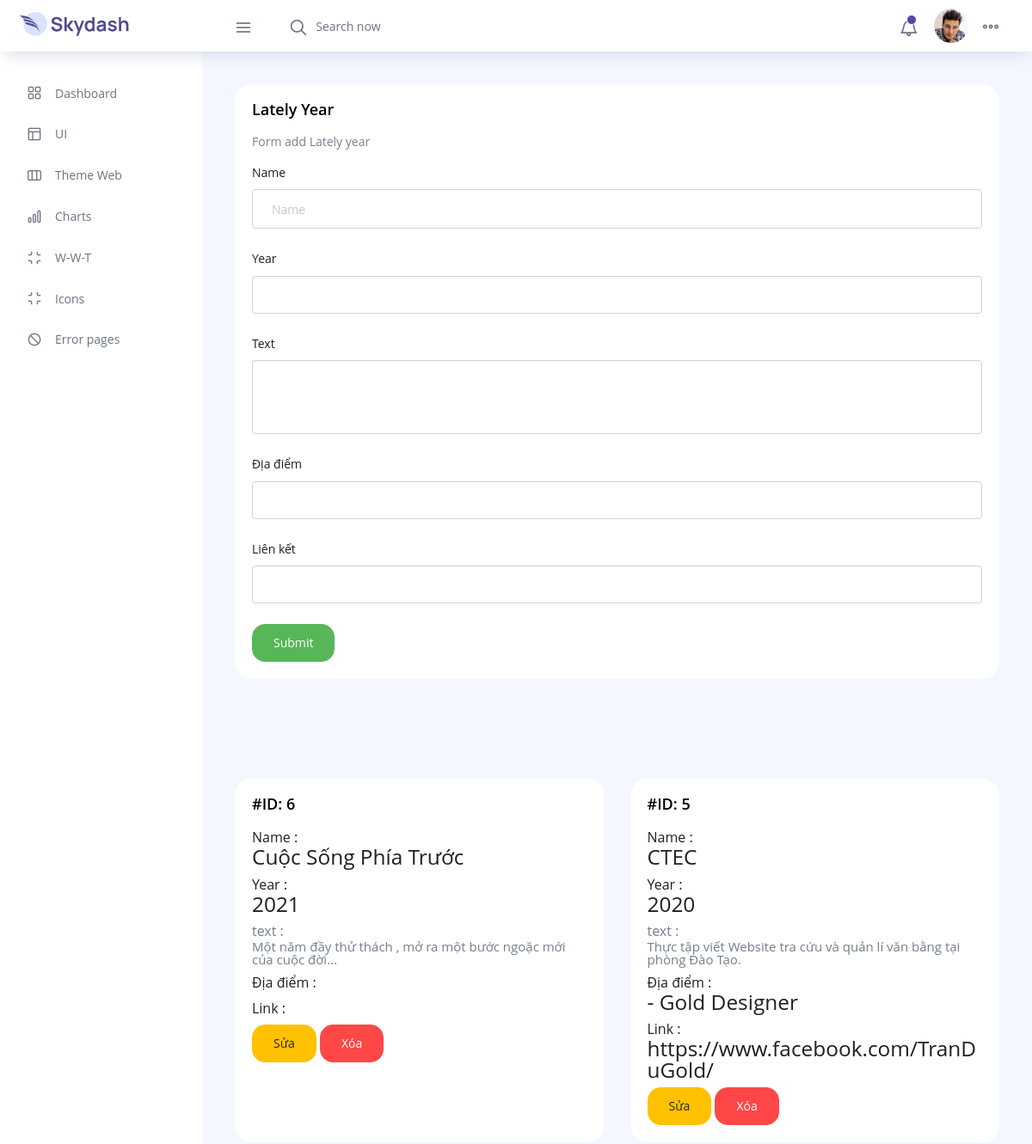
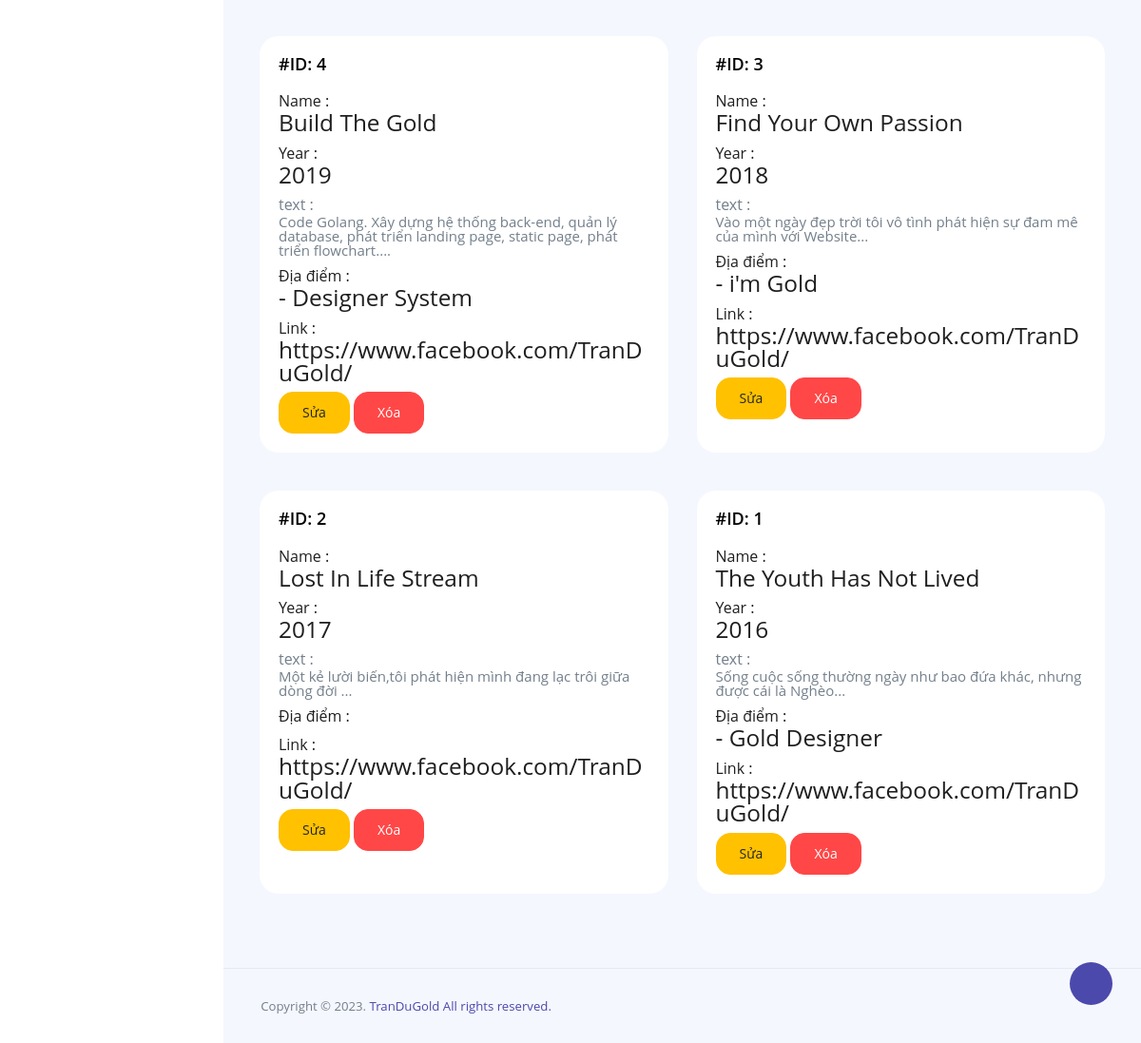
The page /kimngoc/pages/What-went-through/admin-time.php (signed in) on the database its author committed (2 pictures, top to bottom).
### tables this page shows
CREATE TABLE `noidung` (
  `id` int(100) NOT NULL,
  `name` varchar(300) NOT NULL,
  `nam` text NOT NULL,
  `text` text DEFAULT NULL,
  `namelink` varchar(100) DEFAULT NULL,
  `link` text DEFAULT NULL
);

### kimngoc/pages/What-went-through/admin-time.php (the view, shortened to what this page needs)
<!DOCTYPE html>
<html lang="en">
<head>
    <link rel="stylesheet" href="../../vendors/feather/feather.css">
    <link rel="stylesheet" href="../../vendors/ti-icons/css/themify-icons.css">
    <link rel="stylesheet" href="../../vendors/css/vendor.bundle.base.css">
    <link rel="stylesheet" href="../../vendors/select2/select2.min.css">
    <link rel="stylesheet" href="../../vendors/select2-bootstrap-theme/select2-bootstrap.min.css">
    <link rel="stylesheet" href="../../css/vertical-layout-light/style.css">
    <link href="https://cdn.jsdelivr.net/npm/sweetalert2@11.7.12/dist/sweetalert2.min.css" rel="stylesheet">
    <link rel="stylesheet" href="../../../sweetalert2/dist/sweetalert2.min.css">
</head>
<?php
include '../../../components/connect.php';
?>
<body>
    <div class="container-scroller">
        <?php include '../top-admin.php'; ?>
        <?php include '../todo-admin.php'; ?>
        <?php include '../menu-admin.php'; ?>
        <div class="main-panel">
            <div class="content-wrapper">
                <div class="row">
                    <div class="col-12 grid-margin stretch-card">
                        <div class="card">
                            <div class="card-body">
                                <h4 class="card-title">Lately year</h4>
                                <p class="card-description">
                                    Form add Lately year
                                </p>
                                <form action="" method="POST" class="forms-sample" enctype="multipart/form-data">
                                    <div class="form-group">
                                        <label for="exampleInputName1">Name</label>
                                        <input type="text" class="form-control" id="exampleInputName1" name="name"
                                            placeholder="Name">
                                    </div>
                                    <div class="form-group">
                                        <label for="exampleTextarea1">Year</label>
                                        <textarea class="form-control" id="exampleTextarea1" name="nam"
                                            rows="1"></textarea>
                                    </div>
                                    <div class="form-group">
                                        <label for="exampleTextarea1">Text</label>
                                        <textarea class="form-control" id="exampleTextarea1" name="text"
                                            rows="4"></textarea>
                                    </div>
                                    <div class="form-group">
                                        <label for="exampleTextarea1">Địa điểm</label>
                                        <textarea class="form-control" id="exampleTextarea1" name="namelink"
                                            rows="1"></textarea>
                                    </div>
                                    <div class="form-group">
                                        <label for="exampleTextarea1">Liên kết</label>
                                        <textarea class="form-control" id="exampleTextarea1" name="link"
                                            rows="1"></textarea>
                                    </div>
                                    <button type="submit" class="btn btn-success mr-2" name="add_time">Submit</button>
                                </form>
                            </div>
                        </div>
                    </div>
                </div>
            </div>
            <div class="content-wrapper">
                <div class="row">
                    <?php
                    $show_noidung = $conn->prepare("SELECT * FROM `noidung` ORDER BY id DESC");
                    $show_noidung->execute();
                    if ($show_noidung->rowCount() > 0) {
                        while ($fetch_noidung = $show_noidung->fetch(PDO::FETCH_ASSOC)) {
                            ?>
                            <div class="col-md-6 grid-margin stretch-card">
                                <div class="card">
                                    <div class="card-body">
                                        <h4 class="card-title">#ID:
                                            <?= $fetch_noidung['id']; ?>
                                        </h4>
                                        <div class="">
                                            <div class="name">Name :<h3>
                                                    <?= $fetch_noidung['name']; ?>
                                                </h3>
                                            </div>
                                            <div class="name">Year :<h3>
                                                    <?= $fetch_noidung['nam']; ?>
                                                </h3>
                                            </div>
                                            <div class="text-muted">text :<h6>
                                                    <?= $fetch_noidung['text']; ?>
                                                </h6>
                                            </div>
                                            <div class="name">Địa điểm :<h3>
                                                    <?= $fetch_noidung['namelink']; ?>
                                                </h3>
                                            </div>
                                            <div class="name">Link :<h3>
                                                    <?= $fetch_noidung['link']; ?>
                                                </h3>
                                            </div>
                                            <div class="flex-btn">
                                                <a href="admin-update-time?update=<?= $fetch_noidung['id']; ?>"
                                                    class="btn btn-warning">Sửa</a>
                                                <a href="admin-time?delete=<?= $fetch_noidung['id']; ?>"
                                                    class="btn btn-danger" onclick="return confirm('Xóa chứ?');">Xóa</a>
                                            </div>
                                        </div>
                                    </div>
                                </div>
                            </div>
                            <?php
                        }
                    } else {
                        echo '<p class="empty">Chưa có nội dung được thêm vào!</p>';
                    }
                    ?>
                </div>
            </div>
            <?php include '../footer.php'; ?>
        </div>
    </div>
    </div>
</body>
</html>

### kimngoc/pages/top-admin.php (shortened to what this page needs)
<nav class="navbar col-lg-12 col-12 p-0 fixed-top d-flex flex-row">
  <div class="text-center navbar-brand-wrapper d-flex align-items-center justify-content-center">
    <a class="navbar-brand brand-logo mr-5" href="../../dashboard"><img src="../../images/logo.svg" class="mr-2"
        alt="logo" /></a>
  </div>
  <div class="navbar-menu-wrapper d-flex align-items-center justify-content-end">
    <button class="navbar-toggler navbar-toggler align-self-center" type="button" data-toggle="minimize">
      <span class="icon-menu"></span>
    </button>
    <ul class="navbar-nav mr-lg-2">
      <li class="nav-item nav-search d-none d-lg-block">
        <div class="input-group">
          <div class="input-group-prepend hover-cursor" id="navbar-search-icon">
            <span class="input-group-text" id="search">
              <i class="icon-search"></i>
            </span>
          </div>
          <input type="text" class="form-control" id="navbar-search-input" placeholder="Search now" aria-label="search"
            aria-describedby="search">
        </div>
      </li>
    </ul>
    <ul class="navbar-nav navbar-nav-right">
      <li class="nav-item dropdown">
        <a class="nav-link count-indicator dropdown-toggle" id="notificationDropdown" href="#" data-toggle="dropdown">
          <i class="icon-bell mx-0"></i>
          <span class="count"></span>
        </a>
      </li>
      <li class="nav-item nav-profile dropdown">
        <a class="nav-link dropdown-toggle" href="#" data-toggle="dropdown" id="profileDropdown">
          <img src="../../images/faces/face28.jpg" alt="profile" />
        </a>
      </li>
      <li class="nav-item nav-settings d-none d-lg-flex">
        <a class="nav-link" href="#">
          <i class="icon-ellipsis"></i>
        </a>
      </li>
    </ul>
  </div>
</nav>

### kimngoc/pages/todo-admin.php (shortened to what this page needs)
<div class="container-fluid page-body-wrapper">
      <div class="theme-setting-wrapper">
        <div id="settings-trigger"><i class="ti-settings"></i></div>
      </div>

### kimngoc/pages/menu-admin.php (shortened to what this page needs)
<nav class="sidebar sidebar-offcanvas" id="sidebar">
  <ul class="nav">
    <li class="nav-item">
      <a class="nav-link" href="../../dashboard">
        <i class="icon-grid menu-icon"></i>
        <span class="menu-title">Dashboard</span>
      </a>
    </li>
    <li class="nav-item">
      <a class="nav-link" data-toggle="collapse" href="#ui-basic" aria-expanded="false" aria-controls="ui-basic">
        <i class="icon-layout menu-icon"></i>
        <span class="menu-title">UI</span>
        <i class="menu-arrow"></i>
      </a>
    </li>
    <li class="nav-item">
      <a class="nav-link" data-toggle="collapse" href="#form-elements" aria-expanded="false"
        aria-controls="form-elements">
        <i class="icon-columns menu-icon"></i>
        <span class="menu-title">Theme Web</span>
        <i class="menu-arrow"></i>
      </a>
    </li>
    <li class="nav-item">
      <a class="nav-link" data-toggle="collapse" href="#charts" aria-expanded="false" aria-controls="charts">
        <i class="icon-bar-graph menu-icon"></i>
        <span class="menu-title">Charts</span>
        <i class="menu-arrow"></i>
      </a>
    </li>
    <li class="nav-item">
      <a class="nav-link" data-toggle="collapse" href="#icons" aria-expanded="false" aria-controls="icons">
        <i class="icon-contract menu-icon"></i>
        <span class="menu-title">W-W-T</span>
        <i class="menu-arrow"></i>
      </a>
    <li class="nav-item">
      <a class="nav-link" data-toggle="collapse" href="#icons" aria-expanded="false" aria-controls="icons">
        <i class="icon-contract menu-icon"></i>
        <span class="menu-title">Icons</span>
        <i class="menu-arrow"></i>
      </a>
    </li>
    <li class="nav-item">
      <a class="nav-link" data-toggle="collapse" href="#error" aria-expanded="false" aria-controls="error">
        <i class="icon-ban menu-icon"></i>
        <span class="menu-title">Error pages</span>
        <i class="menu-arrow"></i>
      </a>
    </li>
  </ul>
</nav>

### kimngoc/pages/footer.php
<footer class="footer">
          <div class="d-sm-flex justify-content-center justify-content-sm-between">
            <span class="text-muted text-center text-sm-left d-block d-sm-inline-block">Copyright © 2023. <a
                href="https://www.fb.com/trandugold" target="_blank">TranDuGold
              All rights reserved.</span>
          </div>
</footer>

### rows shown on the page
noidung: id "6", name "Cuộc Sống Phía Trước", nam "2021", text "Một năm đầy thử thách , mở ra một bước ngoặc mới của cuộc đời..."
noidung: id "5", name "CTEC", nam "2020", text "Thực tập viết Website tra cứu và quản lí văn bằng tại phòng Đào Tạo.", namelink "- Gold Designer", link "https://www.facebook.com/TranDuGold/"
noidung: id "4", name "Build The Gold", nam "2019", text "Code Golang. Xây dựng hệ thống back-end, quản lý database, phát triển landing page, static page, phát triển flowchart....", namelink "- Designer System", link "https://www.facebook.com/TranDuGold/"
noidung: id "3", name "Find Your Own Passion", nam "2018", text "Vào một ngày đẹp trời tôi vô tình phát hiện sự đam mê của mình với Website...", namelink "- i'm Gold", link "https://www.facebook.com/TranDuGold/"
noidung: id "2", name "Lost In Life Stream", nam "2017", text "Một kẻ lười biến,tôi phát hiện mình đang lạc trôi giữa dòng đời ...", link "https://www.facebook.com/TranDuGold/"
noidung: id "1", name "The Youth Has Not Lived", nam "2016", text "Sống cuộc sống thường ngày như bao đứa khác, nhưng được cái là Nghèo...", namelink "- Gold Designer", link "https://www.facebook.com/TranDuGold/"
